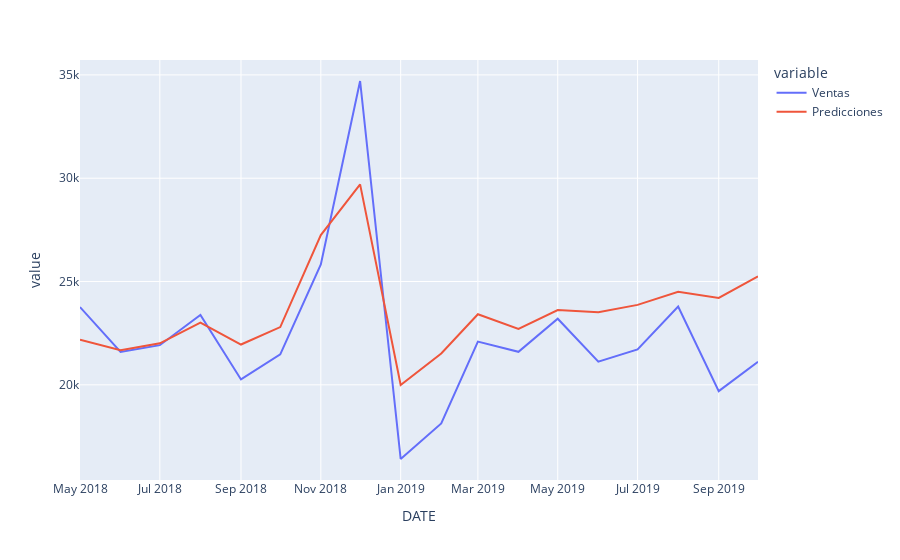

Notebook cell for this chart:
### Code cell
px.line(prueba)

### Figure 1 — Plotly figure (JSON) as saved in the notebook; plotly's stock layout.template omitted (floating-point values rounded to 4 significant figures)
{"data": [{"hovertemplate": "variable=Ventas<br>DATE=%{x}<br>value=%{y}<extra></extra>", "legendgroup": "Ventas", "line": {"color": "#636efa", "dash": "solid"}, "marker": {"symbol": "circle"}, "mode": "lines", "name": "Ventas", "orientation": "v", "showlegend": true, "type": "scatter", "x": ["2018-05-01T00:00:00", "2018-06-01T00:00:00", "2018-07-01T00:00:00", "2018-08-01T00:00:00", "2018-09-01T00:00:00", "2018-10-01T00:00:00", "2018-11-01T00:00:00", "2018-12-01T00:00:00", "2019-01-01T00:00:00", "2019-02-01T00:00:00", "2019-03-01T00:00:00", "2019-04-01T00:00:00", "2019-05-01T00:00:00", "2019-06-01T00:00:00", "2019-07-01T00:00:00", "2019-08-01T00:00:00", "2019-09-01T00:00:00", "2019-10-01T00:00:00"], "xaxis": "x", "y": [23764, 21589, 21919, 23381, 20260, 21473, 25831, 34706, 16410, 18134, 22093, 21597, 23200, 21123, 21714, 23791, 19695, 21113], "yaxis": "y"}, {"hovertemplate": "variable=Predicciones<br>DATE=%{x}<br>value=%{y}<extra></extra>", "legendgroup": "Predicciones", "line": {"color": "#EF553B", "dash": "solid"}, "marker": {"symbol": "circle"}, "mode": "lines", "name": "Predicciones", "orientation": "v", "showlegend": true, "type": "scatter", "x": ["2018-05-01T00:00:00", "2018-06-01T00:00:00", "2018-07-01T00:00:00", "2018-08-01T00:00:00", "2018-09-01T00:00:00", "2018-10-01T00:00:00", "2018-11-01T00:00:00", "2018-12-01T00:00:00", "2019-01-01T00:00:00", "2019-02-01T00:00:00", "2019-03-01T00:00:00", "2019-04-01T00:00:00", "2019-05-01T00:00:00", "2019-06-01T00:00:00", "2019-07-01T00:00:00", "2019-08-01T00:00:00", "2019-09-01T00:00:00", "2019-10-01T00:00:00"], "xaxis": "x", "y": [22180.0, 21680.0, 22010.0, 23010.0, 21950.0, 22790.0, 27250.0, 29700.0, 19990.0, 21520.0, 23420.0, 22700.0, 23620.0, 23510.0, 23870.0, 24500.0, 24210.0, 25250.0], "yaxis": "y"}], "layout": {"autosize": true, "legend": {"title": {"text": "variable"}, "tracegroupgap": 0}, "margin": {"t": 60}, "xaxis": {"anchor": "y", "autorange": true, "domain": [0, 1], "range": ["2018-05-01", "2019-10-01"], "title": {"text": "DATE"}, "type": "date"}, "yaxis": {"anchor": "x", "autorange": true, "domain": [0, 1], "range": [15390.0, 35720.0], "title": {"text": "value"}, "type": "linear"}}}
